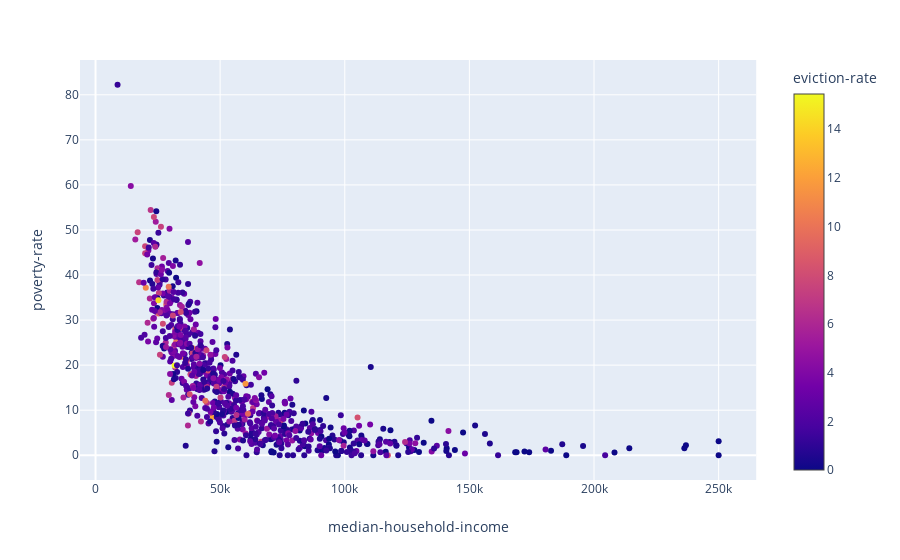

The cell this chart's notebook holds for it:
### Code cell
ax2 = px.scatter(full_dataset, x= "median-household-income", y = "poverty-rate", color = "eviction-rate")
ax2.show()

### Figure 1 — Plotly figure (JSON) as saved in the notebook; plotly's stock layout.template omitted (floating-point values rounded to 4 significant figures; data arrays with more than 128 entries replaced by an {"elided": "..."} marker saying what was removed)
{"data": [{"hoverlabel": {"namelength": 0}, "hovertemplate": "median-household-income=%{x}<br>poverty-rate=%{y}<br>eviction-rate=%{marker.color}", "legendgroup": "", "marker": {"color": {"elided": "793 float values"}, "coloraxis": "coloraxis", "symbol": "circle"}, "mode": "markers", "name": "", "showlegend": false, "type": "scatter", "x": {"elided": "793 int values"}, "xaxis": "x", "y": {"elided": "793 float values"}, "yaxis": "y"}], "layout": {"autosize": true, "coloraxis": {"colorbar": {"title": {"text": "eviction-rate"}}, "colorscale": [[0, "#0d0887"], [0.1111, "#46039f"], [0.2222, "#7201a8"], [0.3333, "#9c179e"], [0.4444, "#bd3786"], [0.5556, "#d8576b"], [0.6667, "#ed7953"], [0.7778, "#fb9f3a"], [0.8889, "#fdca26"], [1, "#f0f921"]]}, "legend": {"tracegroupgap": 0}, "margin": {"t": 60}, "xaxis": {"anchor": "y", "autorange": true, "domain": [0, 0.98], "range": [-7843.0, 266700.0], "title": {"text": "median-household-income"}, "type": "linear"}, "yaxis": {"anchor": "x", "autorange": true, "domain": [0, 1], "range": [-5.609, 87.84], "title": {"text": "poverty-rate"}, "type": "linear"}}}
